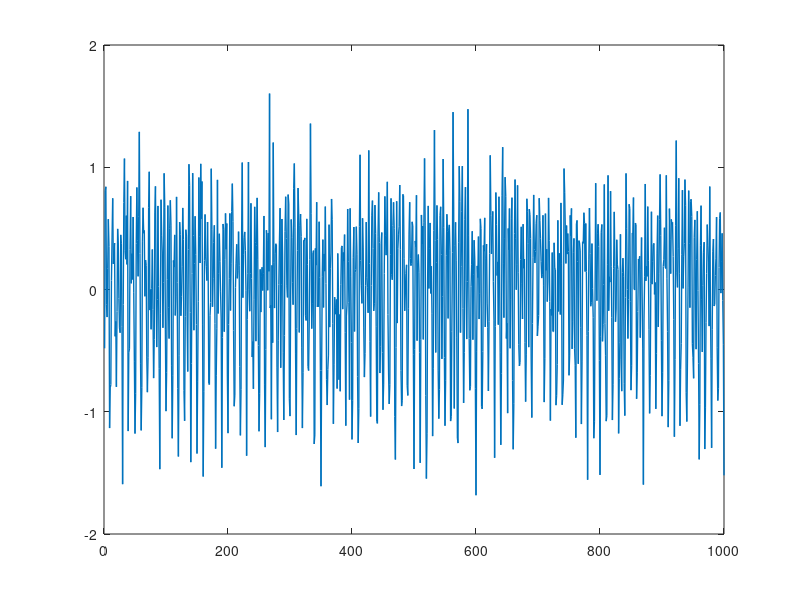
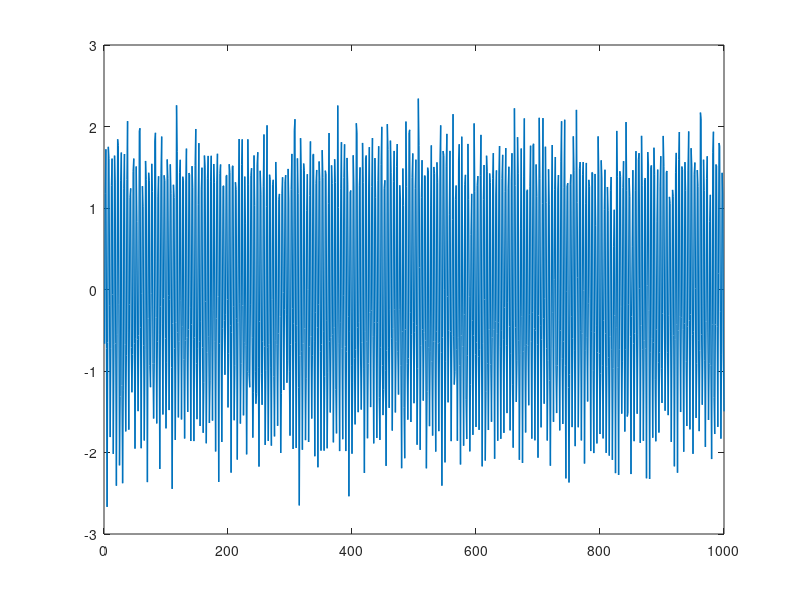
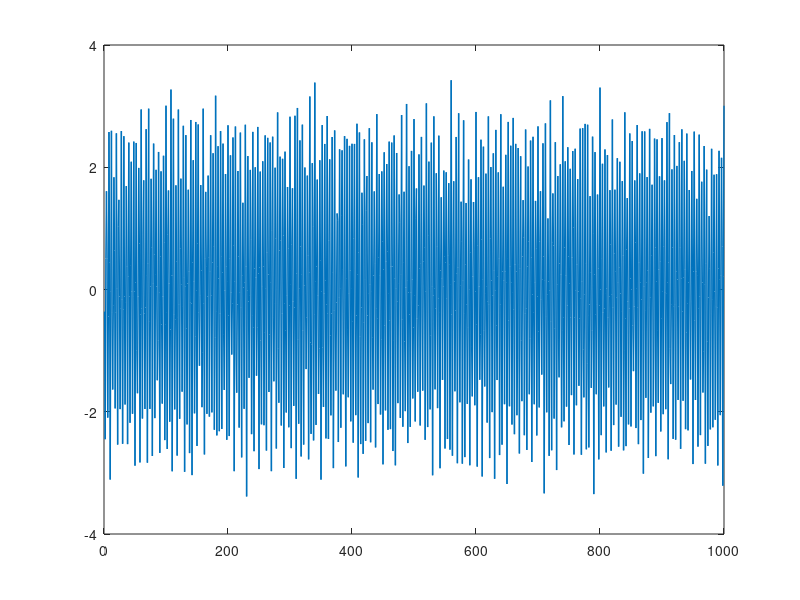

Here is the MATLAB script that generated these plots, in order:
clear all
close all
tt= 1: 1000;
tt=tt/1000;
y1 = randn(1)* exp(1i*2*pi* 100* tt) + randn(1) * exp(1i*2*pi* 200 * tt);
y1 =y1 + 0.3 * (randn(size(y1)) + 1i * randn(size(y1)));
y2 = randn(1)* exp(1i*2*pi* 100* tt) + randn(1) * exp(1i* 2*pi* 200 * tt);
y2 =y2 + 0.3 * (randn(size(y1)) + 1i * randn(size(y1)));
y3 = randn(1)* exp(1i* 2*pi* 350* tt) + randn(1) * exp(1i* 2*pi* 250 * tt);
y3 =y3 + 0.3 * (randn(size(y1)) + 1i * randn(size(y1)));
figure; plot(real(y1), 'linewidth', 1);
figure; plot(real(y2), 'linewidth', 1);
figure; plot(real(y3), 'linewidth', 1);